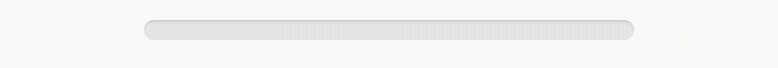
#> input picture lesson3/slider_00.jpg, 778 x 68 px
$ python scroll.py
#> lines starting #> are read from the running program, lines starting #| are printed output that depends on the picture
"""
Using the PIL(pilllow) Python library, draw the scroll box showing the value,
on which it is moved left or right(from 0 to 100).  Make the
runner ellipsoid, so that it would better fit the box.
"""

from PIL import Image, ImageFont, ImageDraw


def draw_little_rect(scroll):
#> called with scroll = 10
    im = Image.open("slider_00.jpg")
#> im is the input picture: PIL image 778x68 RGB; mean R, G, B 244.8, 244.8, 244.8
    dr = ImageDraw.Draw(im)

    if scroll <= 100:
        size = (480*(scroll-5.5)/100)
    else:
        size = (480*(100-5.5))/100
    color = (96, 10, 0)
    x1 = 145 + size
    x2 = 180 + size
    # dr.rectangle(((base_x,39),(x,20)), fill=color)
    dr.ellipse((x1,20, x2,39), fill='blue', outline='blue')
    font = ImageFont.truetype("fonts/Arial Narrow Bold Italic.ttf", 11)
    dr.text((154+size, 23), str(scroll), fill=color, font=font)
    im.save("rectangle.png")
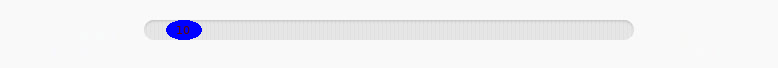
#> saved as rectangle.png: PIL image 778x68 RGB; mean R, G, B 242.4, 242.4, 244.9

draw_little_rect(10)
